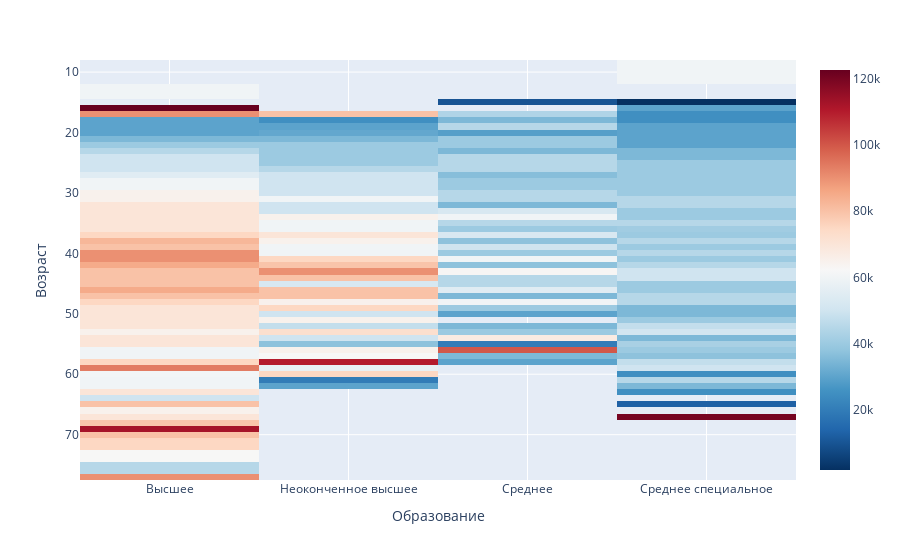

Notebook code for this chart:
### Markdown cell above
7. Постройте сводную таблицу, иллюстрирующую зависимость **медианной** желаемой заработной платы от возраста (**"Возраст"**) и образования (**"Образование"**). На полученной сводной таблице постройте **тепловую карту**. Проанализируйте тепловую карту, сравнив показатели внутри групп.

### Code cell
pivot_2 = pd.pivot_table(
    hh_data_norm,
    values = 'ЗП (руб)',
    columns = 'Образование',
    index = 'Возраст',
    aggfunc = 'median'
)
fig = px.imshow(pivot_2, color_continuous_scale='RdBu_r')
fig.show()
fig.write_html("graphs/salary_edu_age.html")

### Figure 1 — Plotly figure (JSON) as saved in the notebook; plotly's stock layout.template omitted (floating-point values rounded to 4 significant figures; data arrays with more than 128 entries replaced by an {"elided": "..."} marker saying what was removed)
{"data": [{"coloraxis": "coloraxis", "hovertemplate": "Образование: %{x}<br>Возраст: %{y}<br>color: %{z}<extra></extra>", "name": "0", "type": "heatmap", "x": ["Высшее", "Неоконченное высшее", "Среднее", "Среднее специальное"], "xaxis": "x", "y": [10, 14, 15, 16, 17, 18, 19, 20, 21, 22, 23, 24, 25, 26, 27, 28, 29, 30, 31, 32, 33, 34, 35, 36, 37, 38, 39, 40, 41, 42, 43, 44, 45, 46, 47, 48, 49, 50, 51, 52, 53, 54, 55, 56, 57, 58, 59, 60, 61, 62, 63, 64, 65, 66, 67, 68, 69, 70, 71, 72, 73, 76, 77], "yaxis": "y", "z": {"elided": "63x4 float values"}}], "layout": {"coloraxis": {"colorscale": [[0, "rgb(5,48,97)"], [0.1, "rgb(33,102,172)"], [0.2, "rgb(67,147,195)"], [0.3, "rgb(146,197,222)"], [0.4, "rgb(209,229,240)"], [0.5, "rgb(247,247,247)"], [0.6, "rgb(253,219,199)"], [0.7, "rgb(244,165,130)"], [0.8, "rgb(214,96,77)"], [0.9, "rgb(178,24,43)"], [1, "rgb(103,0,31)"]]}, "margin": {"t": 60}, "xaxis": {"anchor": "y", "constrain": "domain", "domain": [0, 1], "scaleanchor": "y", "title": {"text": "Образование"}}, "yaxis": {"anchor": "x", "autorange": "reversed", "constrain": "domain", "domain": [0, 1], "title": {"text": "Возраст"}}}}
